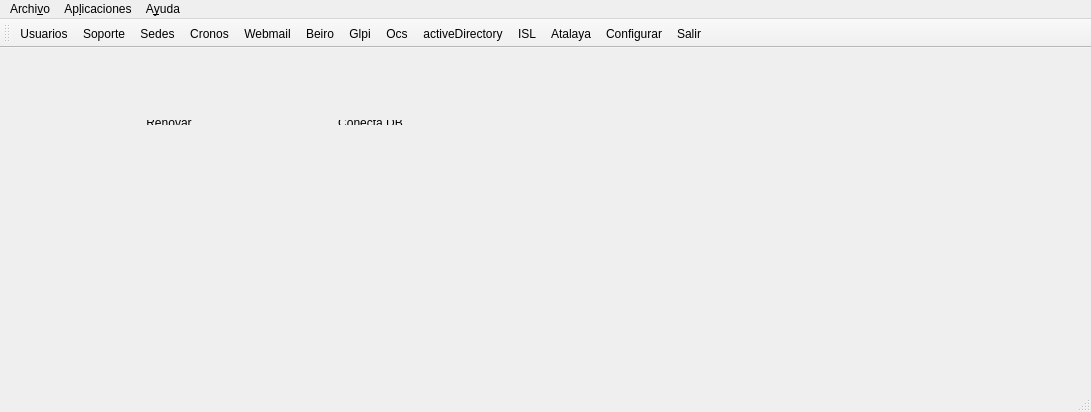
<?xml version="1.0" encoding="UTF-8"?>
<ui version="4.0">
 <class>Botonera</class>
 <widget class="QMainWindow" name="Botonera">
  <property name="geometry">
   <rect>
    <x>0</x>
    <y>0</y>
    <width>1091</width>
    <height>412</height>
   </rect>
  </property>
  <property name="windowTitle">
   <string>Menu Principal</string>
  </property>
  <widget class="QWidget" name="centralWidget">
   <widget class="QWidget" name="layoutWidget">
    <property name="geometry">
     <rect>
      <x>10</x>
      <y>60</y>
      <width>821</width>
      <height>29</height>
     </rect>
    </property>
    <layout class="QHBoxLayout" name="horizontalLayout_5">
     <item>
      <layout class="QHBoxLayout" name="barra_estado">
       <item>
        <widget class="QLabel" name="kerberos">
         <property name="font">
          <font>
           <family>Ubuntu Condensed</family>
           <weight>75</weight>
           <bold>true</bold>
          </font>
         </property>
         <property name="text">
          <string/>
         </property>
        </widget>
       </item>
       <item>
        <widget class="QPushButton" name="pb_kerberos">
         <property name="maximumSize">
          <size>
           <width>100</width>
           <height>25</height>
          </size>
         </property>
         <property name="text">
          <string>Renovar</string>
         </property>
         <property name="flat">
          <bool>true</bool>
         </property>
        </widget>
       </item>
      </layout>
     </item>
     <item>
      <layout class="QHBoxLayout" name="horizontalLayout">
       <item>
        <widget class="QLabel" name="label_DB">
         <property name="font">
          <font>
           <family>Ubuntu Condensed</family>
           <weight>75</weight>
           <bold>true</bold>
          </font>
         </property>
         <property name="text">
          <string/>
         </property>
        </widget>
       </item>
       <item>
        <widget class="QPushButton" name="pb_reconectaDB">
         <property name="maximumSize">
          <size>
           <width>100</width>
           <height>25</height>
          </size>
         </property>
         <property name="text">
          <string>Conecta DB</string>
         </property>
         <property name="flat">
          <bool>true</bool>
         </property>
        </widget>
       </item>
      </layout>
     </item>
     <item>
      <layout class="QHBoxLayout" name="horizontalLayout_3">
       <item>
        <widget class="QLabel" name="label_username">
         <property name="font">
          <font>
           <family>Ubuntu Condensed</family>
           <weight>75</weight>
           <bold>true</bold>
          </font>
         </property>
         <property name="text">
          <string/>
         </property>
        </widget>
       </item>
      </layout>
     </item>
     <item>
      <layout class="QHBoxLayout" name="horizontalLayout_2">
       <item>
        <widget class="QLabel" name="label_ip">
         <property name="font">
          <font>
           <family>Ubuntu Condensed</family>
           <weight>75</weight>
           <italic>false</italic>
           <bold>true</bold>
          </font>
         </property>
         <property name="text">
          <string/>
         </property>
        </widget>
       </item>
      </layout>
     </item>
    </layout>
   </widget>
  </widget>
  <widget class="QMenuBar" name="menuBar">
   <property name="geometry">
    <rect>
     <x>0</x>
     <y>0</y>
     <width>1091</width>
     <height>19</height>
    </rect>
   </property>
   <widget class="QMenu" name="menuNuevo">
    <property name="title">
     <string>Archi&amp;vo</string>
    </property>
    <addaction name="actionNuevo_Men"/>
    <addaction name="separator"/>
    <addaction name="actionSalir"/>
   </widget>
   <widget class="QMenu" name="menuAplicaciones">
    <property name="title">
     <string>Ap&amp;licaciones</string>
    </property>
    <addaction name="actionUsuarios"/>
    <addaction name="actionSoporte"/>
    <addaction name="actionCronos"/>
    <addaction name="actionWebmail"/>
    <addaction name="actionBeiro"/>
    <addaction name="actionGlpi"/>
    <addaction name="actionOcs"/>
    <addaction name="actionActiveDirectory"/>
    <addaction name="actionISL"/>
    <addaction name="actionConfigurar"/>
   </widget>
   <widget class="QMenu" name="menuAcerca_de">
    <property name="title">
     <string>A&amp;yuda</string>
    </property>
    <addaction name="actionAcerca_de"/>
   </widget>
   <addaction name="menuNuevo"/>
   <addaction name="menuAplicaciones"/>
   <addaction name="menuAcerca_de"/>
  </widget>
  <widget class="QToolBar" name="mainToolBar">
   <property name="baseSize">
    <size>
     <width>0</width>
     <height>0</height>
    </size>
   </property>
   <property name="iconSize">
    <size>
     <width>70</width>
     <height>70</height>
    </size>
   </property>
   <attribute name="toolBarArea">
    <enum>TopToolBarArea</enum>
   </attribute>
   <attribute name="toolBarBreak">
    <bool>false</bool>
   </attribute>
   <addaction name="actionUsuarios"/>
   <addaction name="actionSoporte"/>
   <addaction name="actionSedes"/>
   <addaction name="actionCronos"/>
   <addaction name="actionWebmail"/>
   <addaction name="actionBeiro"/>
   <addaction name="actionGlpi"/>
   <addaction name="actionOcs"/>
   <addaction name="actionActiveDirectory"/>
   <addaction name="actionISL"/>
   <addaction name="actionAtalaya"/>
   <addaction name="actionConfigurar"/>
   <addaction name="actionSalir"/>
  </widget>
  <widget class="QStatusBar" name="statusBar">
   <property name="font">
    <font>
     <weight>75</weight>
     <bold>true</bold>
    </font>
   </property>
  </widget>
  <action name="actionUsuarios">
   <property name="enabled">
    <bool>true</bool>
   </property>
   <property name="icon">
    <iconset resource="iconos.qrc">
     <normaloff>:/imagenes/iconos/botonera/usuarios.png</normaloff>:/imagenes/iconos/botonera/usuarios.png</iconset>
   </property>
   <property name="text">
    <string>&amp;Usuarios</string>
   </property>
   <property name="toolTip">
    <string>Usuarios</string>
   </property>
   <property name="shortcut">
    <string>Ctrl+F1</string>
   </property>
   <property name="visible">
    <bool>true</bool>
   </property>
  </action>
  <action name="actionCronos">
   <property name="icon">
    <iconset resource="iconos.qrc">
     <normaloff>:/imagenes/iconos/botonera/cronos.png</normaloff>:/imagenes/iconos/botonera/cronos.png</iconset>
   </property>
   <property name="text">
    <string>&amp;Cronos</string>
   </property>
   <property name="toolTip">
    <string>Cronos</string>
   </property>
   <property name="shortcut">
    <string>Ctrl+F2</string>
   </property>
  </action>
  <action name="actionWebmail">
   <property name="icon">
    <iconset resource="iconos.qrc">
     <normaloff>:/imagenes/iconos/botonera/WebMail.png</normaloff>:/imagenes/iconos/botonera/WebMail.png</iconset>
   </property>
   <property name="text">
    <string>&amp;Webmail</string>
   </property>
   <property name="toolTip">
    <string>Webmail</string>
   </property>
   <property name="shortcut">
    <string>Ctrl+F3</string>
   </property>
  </action>
  <action name="actionBeiro">
   <property name="icon">
    <iconset resource="iconos.qrc">
     <normaloff>:/imagenes/iconos/botonera/beiro_cartera.png</normaloff>:/imagenes/iconos/botonera/beiro_cartera.png</iconset>
   </property>
   <property name="text">
    <string>&amp;Beiro</string>
   </property>
   <property name="toolTip">
    <string>Beiro</string>
   </property>
   <property name="shortcut">
    <string>Ctrl+F4</string>
   </property>
  </action>
  <action name="actionGlpi">
   <property name="icon">
    <iconset resource="iconos.qrc">
     <normaloff>:/imagenes/iconos/botonera/glpi.png</normaloff>:/imagenes/iconos/botonera/glpi.png</iconset>
   </property>
   <property name="text">
    <string>&amp;Glpi</string>
   </property>
   <property name="toolTip">
    <string>Glpi</string>
   </property>
   <property name="shortcut">
    <string>Ctrl+F5</string>
   </property>
  </action>
  <action name="actionOcs">
   <property name="icon">
    <iconset resource="iconos.qrc">
     <normaloff>:/imagenes/iconos/botonera/ocs.png</normaloff>:/imagenes/iconos/botonera/ocs.png</iconset>
   </property>
   <property name="text">
    <string>&amp;Ocs</string>
   </property>
   <property name="toolTip">
    <string>Ocs</string>
   </property>
   <property name="shortcut">
    <string>Ctrl+F6</string>
   </property>
  </action>
  <action name="actionActiveDirectory">
   <property name="icon">
    <iconset resource="iconos.qrc">
     <normaloff>:/imagenes/iconos/botonera/AD.png</normaloff>:/imagenes/iconos/botonera/AD.png</iconset>
   </property>
   <property name="text">
    <string>&amp;activeDirectory</string>
   </property>
   <property name="toolTip">
    <string>Active Directory</string>
   </property>
   <property name="shortcut">
    <string>Ctrl+F7</string>
   </property>
  </action>
  <action name="actionSalir">
   <property name="icon">
    <iconset resource="iconos.qrc">
     <normaloff>:/imagenes/iconos/botonera/salida.png</normaloff>:/imagenes/iconos/botonera/salida.png</iconset>
   </property>
   <property name="text">
    <string>&amp;Salir</string>
   </property>
   <property name="toolTip">
    <string>Salir</string>
   </property>
   <property name="shortcut">
    <string>Ctrl+F8</string>
   </property>
  </action>
  <action name="actionNuevo_Men">
   <property name="icon">
    <iconset resource="iconos.qrc">
     <normaloff>:/imagenes/iconos/botonera/logo.png</normaloff>:/imagenes/iconos/botonera/logo.png</iconset>
   </property>
   <property name="text">
    <string>&amp;Nueva Botonera</string>
   </property>
  </action>
  <action name="actionISL">
   <property name="icon">
    <iconset resource="iconos.qrc">
     <normaloff>:/imagenes/iconos/botonera/ISL.png</normaloff>:/imagenes/iconos/botonera/ISL.png</iconset>
   </property>
   <property name="text">
    <string>&amp;ISL</string>
   </property>
   <property name="toolTip">
    <string>ISLlight</string>
   </property>
   <property name="shortcut">
    <string>Ctrl+9</string>
   </property>
  </action>
  <action name="actionConfigurar">
   <property name="icon">
    <iconset resource="iconos.qrc">
     <normaloff>:/imagenes/iconos/botonera/update.png</normaloff>:/imagenes/iconos/botonera/update.png</iconset>
   </property>
   <property name="text">
    <string>Co&amp;nfigurar</string>
   </property>
  </action>
  <action name="actionSoporte">
   <property name="icon">
    <iconset resource="iconos.qrc">
     <normaloff>:/imagenes/iconos/botonera/equipos.png</normaloff>:/imagenes/iconos/botonera/equipos.png</iconset>
   </property>
   <property name="text">
    <string>&amp;Soporte</string>
   </property>
   <property name="toolTip">
    <string>Soporte</string>
   </property>
  </action>
  <action name="actionSedes">
   <property name="icon">
    <iconset resource="iconos.qrc">
     <normaloff>:/imagenes/iconos/botonera/300px-Granada_-_Mapa_municipal.svg.png</normaloff>:/imagenes/iconos/botonera/300px-Granada_-_Mapa_municipal.svg.png</iconset>
   </property>
   <property name="text">
    <string>Sedes</string>
   </property>
  </action>
  <action name="actionAcerca_de">
   <property name="icon">
    <iconset resource="iconos.qrc">
     <normaloff>:/imagenes/iconos/botonera/usuario.png</normaloff>:/imagenes/iconos/botonera/usuario.png</iconset>
   </property>
   <property name="text">
    <string>&amp;Acerca de ...</string>
   </property>
  </action>
  <action name="actionAtalaya">
   <property name="icon">
    <iconset resource="iconos.qrc">
     <normaloff>:/imagenes/iconos/botonera/atalaya.png</normaloff>:/imagenes/iconos/botonera/atalaya.png</iconset>
   </property>
   <property name="text">
    <string>Atalaya</string>
   </property>
   <property name="toolTip">
    <string>Atalaya</string>
   </property>
  </action>
 </widget>
 <layoutdefault spacing="6" margin="11"/>
 <resources>
  <include location="iconos.qrc"/>
 </resources>
 <connections/>
</ui>
